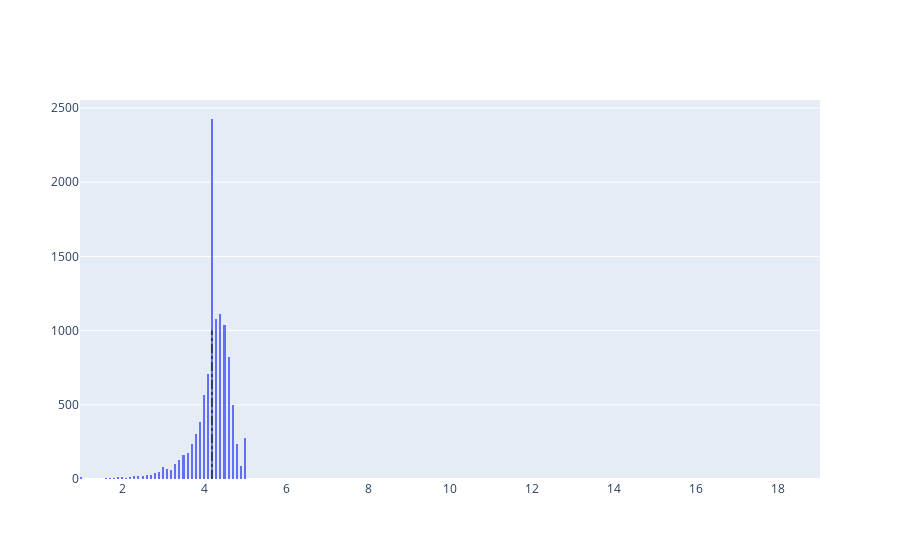

The cell this chart's notebook holds for it:
### Code cell
#Distribution of app rating
# Average rating of apps
avg_app_rating = playstore['Rating'].mean()
print('Average_rating_app = ', avg_app_rating)

# Distribution of apps according to their ratings
data = [go.Histogram(
        x = playstore['Rating']
)]

# Vertical dashed line to indicate the average app rating
layout = {'shapes': [{
              'type' :'line',
              'x0': avg_app_rating,
              'y0': 0,
              'x1': avg_app_rating,
              'y1': 1000,
              'line': { 'dash': 'dashdot'}
          }]
          }

plotly.offline.iplot({'data': data, 'layout': layout})

### Figure 1 — Plotly figure (JSON) as saved in the notebook; plotly's stock layout.template omitted (floating-point values rounded to 4 significant figures; data arrays with more than 128 entries replaced by an {"elided": "..."} marker saying what was removed)
{"data": [{"type": "histogram", "x": {"elided": "10841 float values"}}], "layout": {"shapes": [{"line": {"dash": "dashdot"}, "type": "line", "x0": 4.193, "x1": 4.193, "y0": 0, "y1": 1000}]}}
